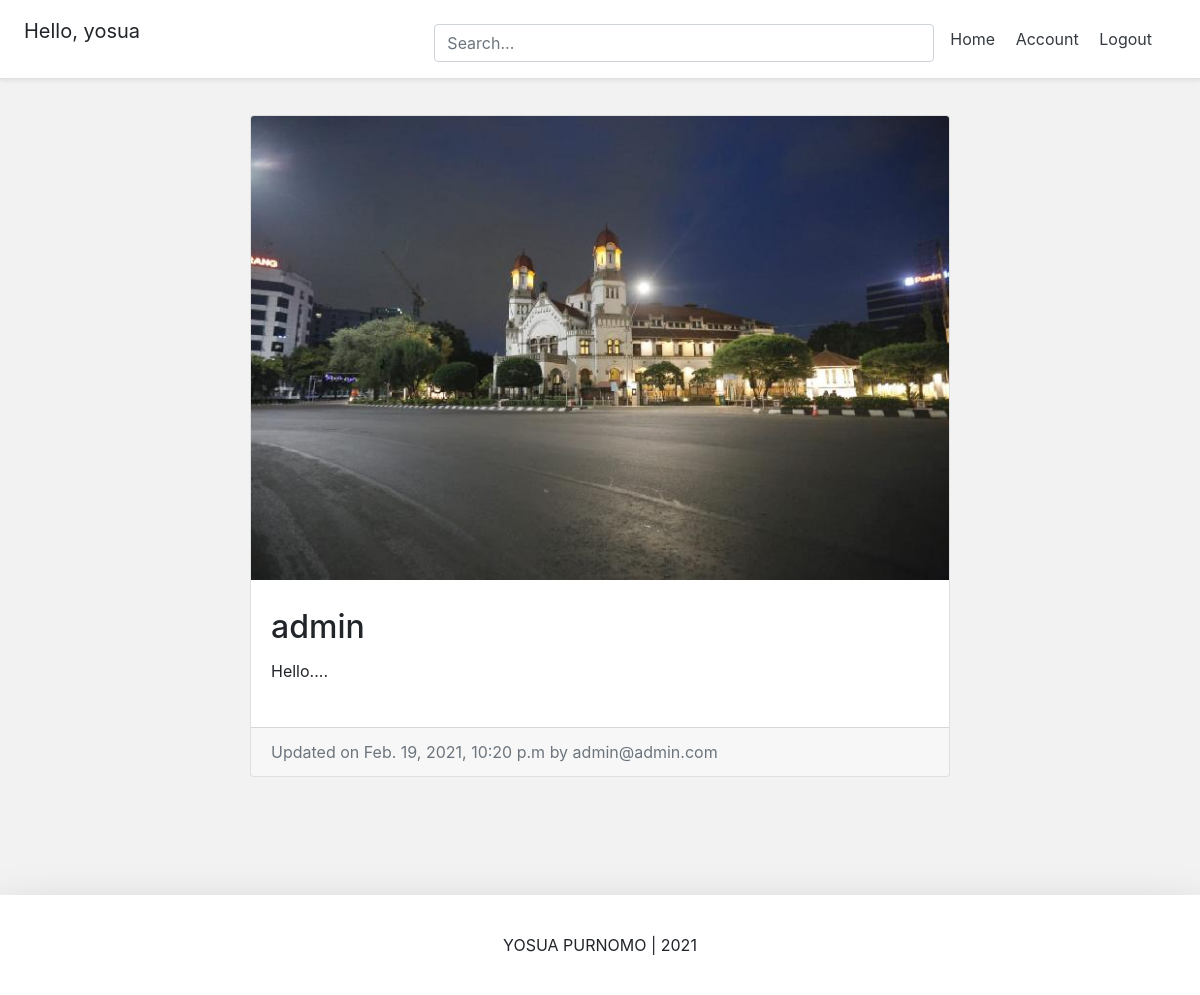
The app's page /post/admin-4/ (signed in) with its own data.
### Account/models.py (models this page shows, shortened)
class Account(AbstractBaseUser):
	email 			= models.EmailField(verbose_name='email', max_length=60, unique=True)
	username 		= models.CharField(max_length=30, unique=True)
	date_joined		= models.DateTimeField(verbose_name='date joined', auto_now_add=True)
	last_login		= models.DateTimeField(verbose_name='last login', auto_now=True)
	is_admin		= models.BooleanField(default=False)
	is_active		= models.BooleanField(default=True)
	is_staff		= models.BooleanField(default=False)
	is_superuser	= models.BooleanField(default=False)
	USERNAME_FIELD = 'email'
	REQUIRED_FIELDS = ['username']
	objects = AccountManage()
	def __str__(self):
		return self.email

### Post/models.py (models this page shows, shortened)
class PostModel(models.Model):
	caption			= models.TextField(max_length=5000, null=False, blank=True)
	image			= models.ImageField(upload_to=upload_location, null=False, blank=True)
	date_published	= models.DateTimeField(auto_now_add=True, verbose_name='date published')
	date_updated	= models.DateTimeField(auto_now=True, verbose_name='date updated')
	author			= models.ForeignKey(settings.AUTH_USER_MODEL, on_delete=models.CASCADE)
	slug 			= models.SlugField(blank=True, unique=True)

### Post/views.py (the view)
# urls.py: path('<slug>/', detail_view.as_view(), name='detail'),
class detail_view(DetailView):
	model = PostModel
	template_name = 'post/detail.html'
	context_object_name = 'post_model'

### Post/templates/post/detail.html (shortened to what this page needs)
{% extends 'base.html' %}
{% load static %}
{% block content %}
<link rel="stylesheet" type="text/css" href="{% static "post/detail.css" %}">
<div class="container">
	<div class="row">
		<div class="card m-auto">
			<img class="card-img-top" src="{{post_model.image.url}}">
			<div class="card-body my-2">
				<h2 class="card-title">{{post_model.author.username}}</h2>
				<p class="card-text">{{post_model.caption|linebreaksbr}}</p>
			</div>
			<div class="card-footer text-muted">
				Updated on {{post_model.date_updated}} by {{post_model.author}}
			</div>
		</div>
	</div>
</div>
{% endblock content %}

### templates/snippets/header.html (shortened to what this page needs)
{% load static %}
<link rel="stylesheet" type="text/css" href="{% static "css/header.css" %}">
<div class="d-flex flex-column flex-md-row align-items-center p-3 px-md-4 mb-3 bg-white border-bottom shadow-sm">
  <h5 class="my-0 mr-md-auto font-weight-normal">
  	{% if request.user.is_authenticated %}
  		<p>Hello, {{request.user.username}}</p>
  	{% endif %}
  </h5>
  <div class="search-bar mt-sm-2 mr-2">
  	<form onsubmit="return executeQuery();">
  		<input type="text" class="form-control" name="q" id="id_q" placeholder="Search...">
  	</form>
  </div>
  <nav class="my-2 my-md-0 mr-md-3">
  	{% if request.user.is_authenticated %}
	  	<a class="p-2 text-dark" href="{% url 'home' %}">Home</a>
	    <a class="p-2 text-dark" href="{% url 'account' %}">Account</a>
	    <a class="p-2 text-dark" href="{% url 'logout' %}">Logout</a>
	{% else %}
		<a class="p-2 text-dark" href="{% url 'home' %}">Home</a>
	    <a class="p-2 text-dark" href="{% url 'login' %}">Login</a>
	    <a class="btn btn-outline-primary" href="{% url 'register' %}">Register</a>
	{% endif %}
  </nav>
</div>

### static/css/header.css (style rules this page uses)
@media (min-width: 768px) { html { font-size: 16px; } }
.search-bar { max-width: 500px; width: 100%; }
form { width: 100%; }

### static/css/base.css (style rules this page uses)
body { background-color: #f2f2f2; }

### Post/static/post/detail.css (style rules this page uses)
.card { max-width: 700px; }
.container { padding: 20px; }

### records on screen
Account: user.username "yosua"
PostModel: image (picture), author.username "admin", caption "Hello....", date_updated "Feb. 19, 2021, 10:20 p.m", author "admin@admin.com"
